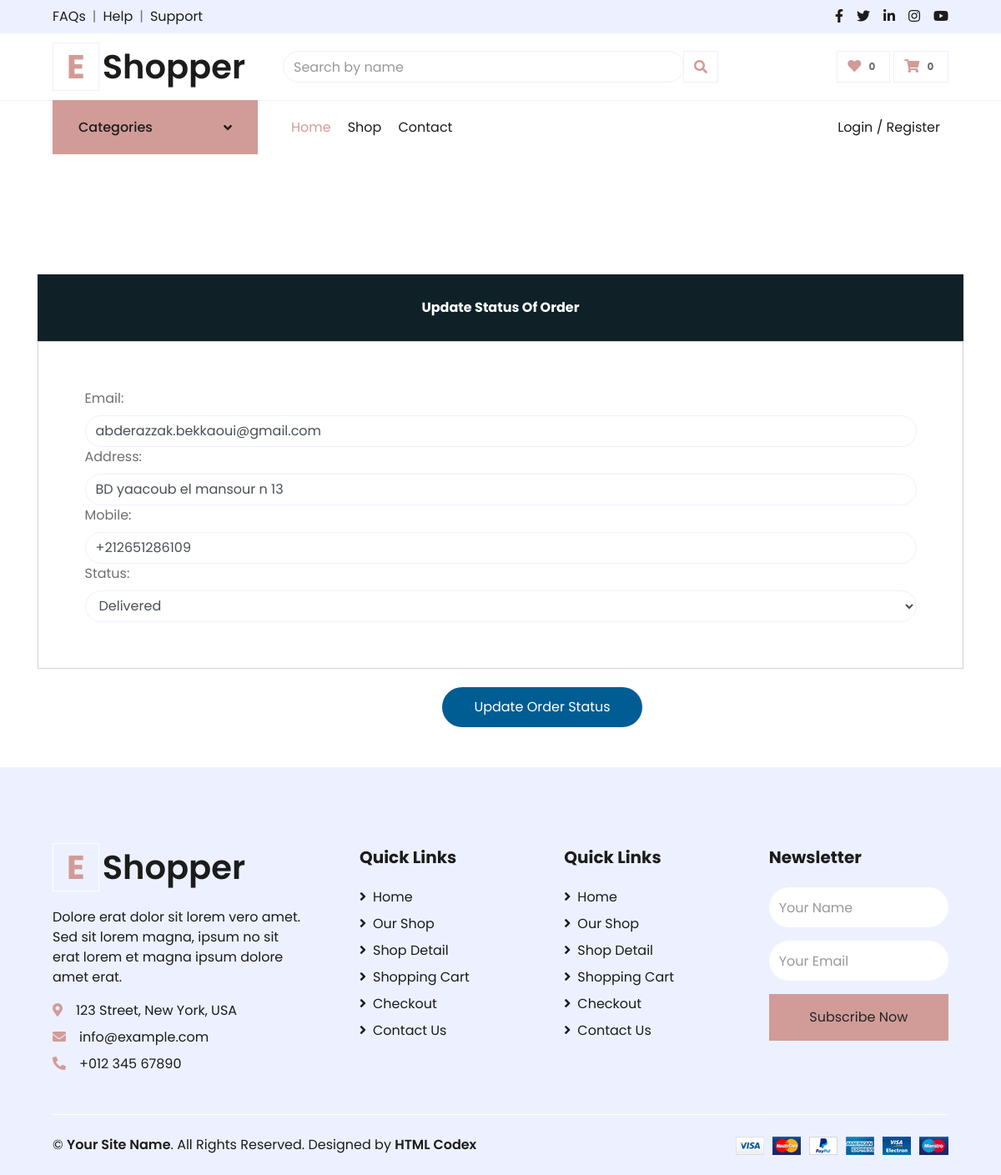
/update-order/7/, run on the app's committed database.
### ProductsApp/models.py (models this page shows)
class Orders(models.Model):
    STATUS =(
        ('Pending','Pending'),
        ('Order Confirmed','Order Confirmed'),
        ('Out for Delivery','Out for Delivery'),
        ('Delivered','Delivered'),
    )
    user = models.ForeignKey(User, on_delete=models.CASCADE)
    product=models.ForeignKey('Product',on_delete=models.CASCADE,null=True)
    email = models.CharField(max_length=50,null=True)
    address = models.CharField(max_length=500,null=True)
    mobile = models.CharField(max_length=20,null=True)
    order_date= models.DateField(auto_now_add=True,null=True)
    status=models.CharField(max_length=50,null=True,choices=STATUS)

### ProductsApp/views.py (the view, shortened to what this page needs)
# urls.py: path('update-order/<int:pk>/', views.update_order_view, name='update-order'),
def update_order_view(request, pk):
    order = get_object_or_404(Orders, id=pk)
    orderForm = OrderForm(instance=order)
    return render(request, 'update_order.html', {'orderForm': orderForm})

### ProductsApp/forms.py
class OrderForm(forms.ModelForm):
    class Meta:
        model = Orders
        fields = ['email', 'address', 'mobile', 'status']

### CartApp/context_processors.py (called while the page is built)
def cart_total_quantity(request):
    total_quantity = 0
    if request.user.is_authenticated:
        cart_items = CartItem.objects.filter(user=request.user)
        total_quantity = cart_items.aggregate(Sum('quantity'))['quantity__sum'] or 0
    return {'total_quantity': total_quantity}

def wishlist_count(request):
    if request.user.is_authenticated:
        return {'wishlist_count': WishlistItem.objects.filter(user=request.user).count()}
    return {'wishlist_count': 0}

### templates/update_order.html (shortened to what this page needs)
    {% extends 'base.html' %}
    {% load widget_tweaks %}
    {% block content %}
    <head>
        {% load static %}
    </head>
    <br><br><br><br><br><br>
    <form method="post">
        <div class="container register-form">
            <div class="form">
                <div class="note">
                    <p>Update Status Of Order</p>
                </div>
                <div class="form-content">
                    <label for="">Email:</label>
                    {% render_field orderForm.email class="form-control" placeholder="Email" %}
                    <label for="">Address:</label>
                    {% render_field orderForm.address class="form-control" placeholder="Address" %}
                    <label for="">Mobile:</label>
                    {% render_field orderForm.mobile class="form-control" placeholder="Mobile" %}
                    <label for="">Status:</label>
                    {% render_field orderForm.status class="form-control" placeholder="Status" %}
                </div>
            </div>
        </div>
        <div>
            <center>
                <button type="submit" class="btnSubmit">Update Order Status</button>
            </center>
        </div>
    </form>
    {% endblock content %}

### templates/update_order.html (style rules this page uses)
.note { text-align: center; height: 80px; background: #0F2027; color: #fff; font-weight: bold; line-height: 80px; }
.form-content { padding: 5%; border: 1px solid #ced4da; margin-bottom: 2%; }
.form-control { border-radius: 1.5rem; }
.btnSubmit { border: none; border-radius: 1.5rem; padding: 1%; width: 20%; cursor: pointer; background: #005d94; color: #fff; margin-left: 100px; }

### data on the page
Orders: email "abderazzak.bekkaoui@gmail.com", address "BD yaacoub el mansour n 13", mobile "+212651286109", status "Delivered"

### other printed values
{{ wishlist_count }} "0"
{{ total_quantity }} "0"
